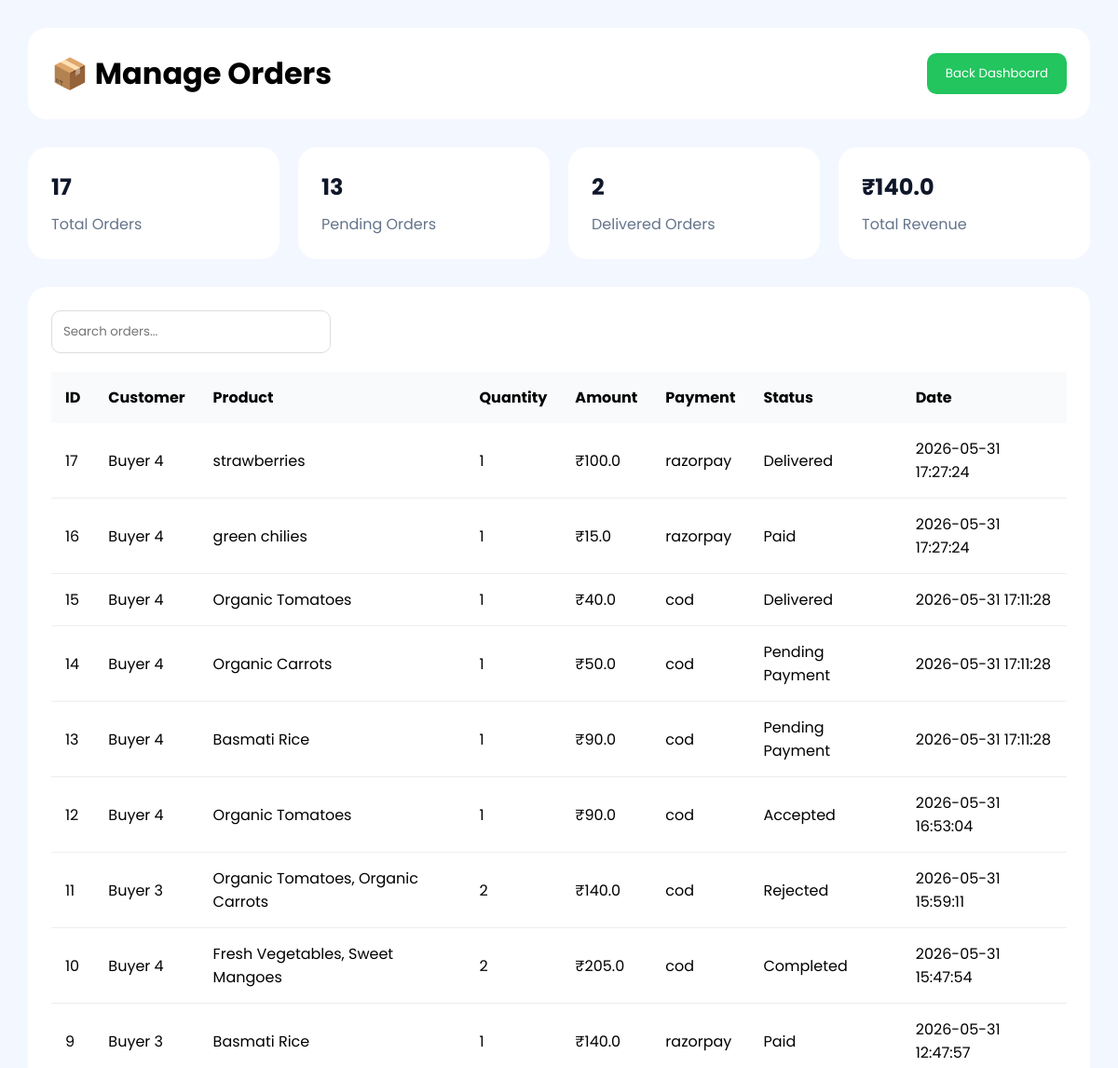
The app's page /manage-orders.html (upper part), older data.
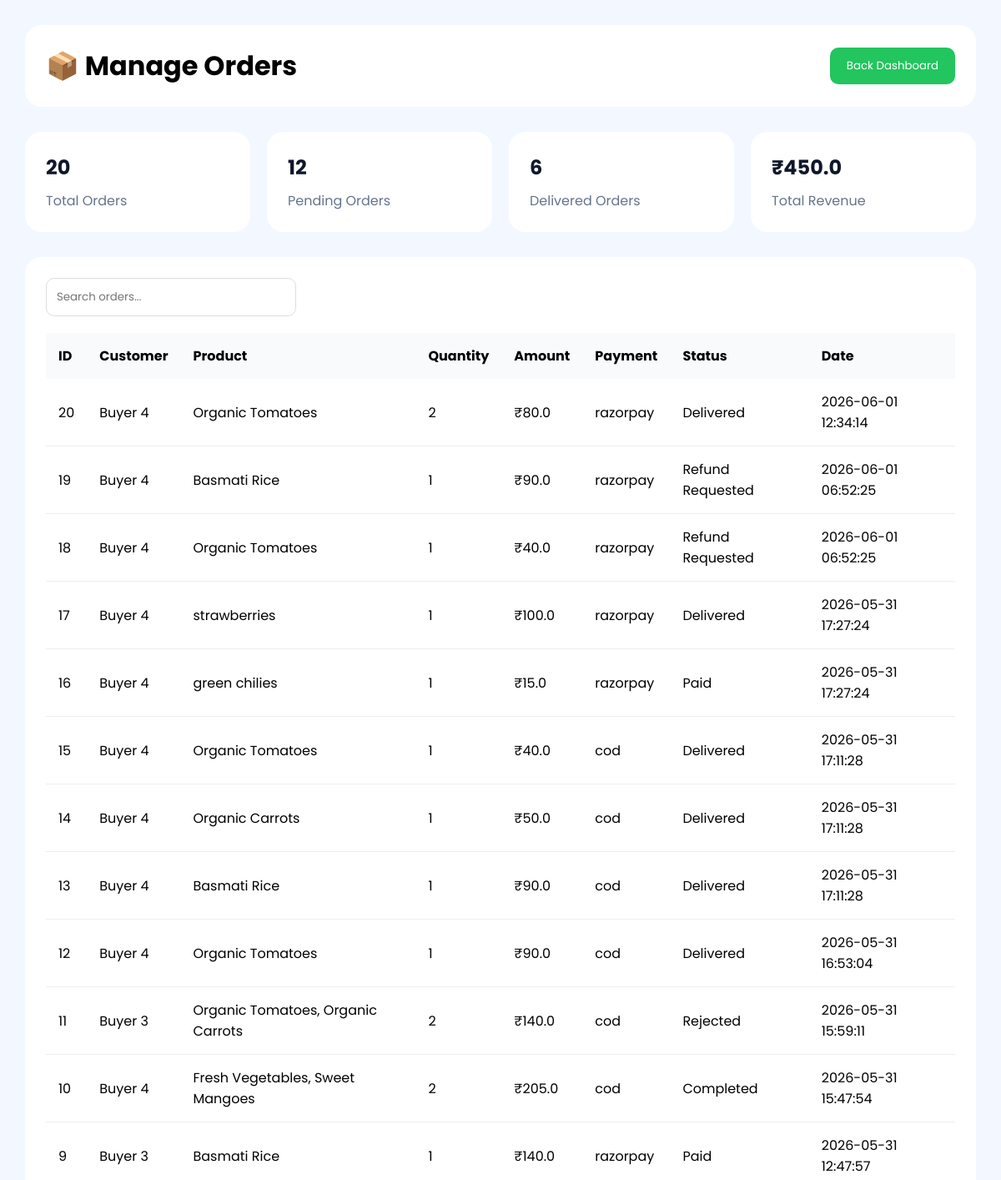
The same page, newer data.
### tables this page shows
CREATE TABLE orders (

            id INTEGER PRIMARY KEY AUTOINCREMENT,

            buyer_id INTEGER,

            product_name TEXT NOT NULL,

            quantity INTEGER NOT NULL,

            total_price REAL NOT NULL,

            payment_method TEXT NOT NULL,

            status TEXT DEFAULT 'Paid',

            order_date TIMESTAMP DEFAULT CURRENT_TIMESTAMP

        , estimated_date TEXT, estimated_time TEXT, farmer_id INTEGER);

### app.py (the view)
@app.route("/manage-orders.html")
def manageOrders():
    conn = get_db_connection()
    orders = conn.execute(
        """
        SELECT *
        FROM orders
        ORDER BY id DESC
        """
    ).fetchall()
    total_orders = conn.execute(
        """
        SELECT COUNT(*) as total
        FROM orders
        """
    ).fetchone()["total"]
    pending_orders = conn.execute(
        """
        SELECT COUNT(*) as total
        FROM orders
        WHERE status != 'Delivered'
        AND status != 'Rejected'

        """
    ).fetchone()["total"]
    delivered_orders = conn.execute(
        """
        SELECT COUNT(*) as total
        FROM orders
        WHERE status = 'Delivered'
        """
    ).fetchone()["total"]
    rejected_orders = conn.execute(
        """
        SELECT COUNT(*) as total
        FROM orders
        WHERE status = 'Rejected'
        """
    ).fetchone()["total"]
    total_revenue = conn.execute(
        """
        SELECT COALESCE(SUM(total_price),0) as revenue
        FROM orders
        WHERE status = 'Delivered'
        """
    ).fetchone()["revenue"]
    conn.close()
    return render_template(
        "manage-orders.html",
        orders=orders,
        total_orders=total_orders,
        pending_orders=pending_orders,
        delivered_orders=delivered_orders,
        rejected_orders=rejected_orders,
        total_revenue=total_revenue
    )

### db.py (called while the page is built)
def get_db_connection():
    conn = sqlite3.connect("database.db")
    conn.row_factory = sqlite3.Row
    return conn

### templates/manage-orders.html (shortened to what this page needs)
<!DOCTYPE html>
<html>
<head>
<link rel="stylesheet"
href="https://cdnjs.cloudflare.com/ajax/libs/font-awesome/6.5.1/css/all.min.css"/>
</head>
<body>
<div class="topbar">
    <h1>📦 Manage Orders</h1>
    <a href="admin-dashboard.html">
        <button class="back-btn">
            Back Dashboard
        </button>
    </a>
</div>
<div class="stats">
    <div class="card">
        <h2>{{ total_orders }}</h2>
        <p>Total Orders</p>
    </div>
    <div class="card">
        <h2>{{ pending_orders }}</h2>
        <p>Pending Orders</p>
    </div>
    <div class="card">
        <h2>{{ delivered_orders }}</h2>
        <p>Delivered Orders</p>
    </div>
    <div class="card">
        <h2>₹{{ total_revenue }}</h2>
        <p>Total Revenue</p>
    </div>
</div>
<div class="orders-box">
    <input
    type="text"
    id="searchInput"
    class="search-box"
    placeholder="Search orders..."
    onkeyup="searchOrders()">
    <table>
        <thead>
            <tr>
                <th>ID</th>
                <th>Customer</th>
                <th>Product</th>
                <th>Quantity</th>
                <th>Amount</th>
                <th>Payment</th>
                <th>Status</th>
                <th>Date</th>
            </tr>
        </thead>
        <tbody>
        {% for order in orders %}
        <tr>
            <td>{{ order.id }}</td>
            <td>Buyer {{ order.buyer_id }}</td>
            <td>{{ order.product_name }}</td>
            <td>{{ order.quantity }}</td>
            <td>₹{{ order.total_price }}</td>
            <td>{{ order.payment_method }}</td>
            <td>{{ order.status }}</td>
            <td>{{ order.order_date }}</td>
        </tr>
        {% endfor %}
        </tbody>
    </table>
</div>
</body>
</html>

### templates/manage-orders.html (style rules this page uses)
* { margin:0; padding:0; box-sizing:border-box; font-family:'Poppins',sans-serif; }
body { background:#f3f7ff; padding:30px; }
.topbar { background:white; padding:25px; border-radius:20px; display:flex; justify-content:space-between; align-items:center; margin-bottom:30px; }
.back-btn { background:#22c55e; color:white; border:none; padding:12px 20px; border-radius:10px; cursor:pointer; }
.stats { display:grid; grid-template-columns:repeat(4,1fr); gap:20px; margin-bottom:30px; }
.card { background:white; padding:25px; border-radius:20px; }
.card h2 { color:#0f172a; margin-bottom:10px; }
.card p { color:#64748b; }
.orders-box { background:white; padding:25px; border-radius:20px; }
.search-box { width:300px; padding:12px; border:1px solid #ddd; border-radius:10px; margin-bottom:20px; }
table { width:100%; border-collapse:collapse; }
th { background:#f8fafc; padding:15px; text-align:left; }
td { padding:15px; border-bottom:1px solid #eee; }

Row changes from the older to the newer data that the page shows:
added orders: id "20", buyer_id "4", product_name "Organic Tomatoes", quantity "2", total_price "80.0", payment_method "razorpay", status "Delivered", order_date "2026-06-01 12:34:14"
added orders: id "19", buyer_id "4", product_name "Basmati Rice", quantity "1", total_price "90.0", payment_method "razorpay", status "Refund Requested", order_date "2026-06-01 06:52:25"
added orders: id "18", buyer_id "4", product_name "Organic Tomatoes", quantity "1", total_price "40.0", payment_method "razorpay", status "Refund Requested", order_date "2026-06-01 06:52:25"
changed orders "Organic Carrots": status "Pending Payment" → "Delivered"
changed orders id 13: status "Pending Payment" → "Delivered"
changed orders id 12: status "Accepted" → "Delivered"
Text that changed along with them:
{{ total_orders }}: "17" → "20"
{{ pending_orders }}: "13" → "12"
{{ delivered_orders }}: "2" → "6"
{{ total_revenue }}: "140.0" → "450.0"
